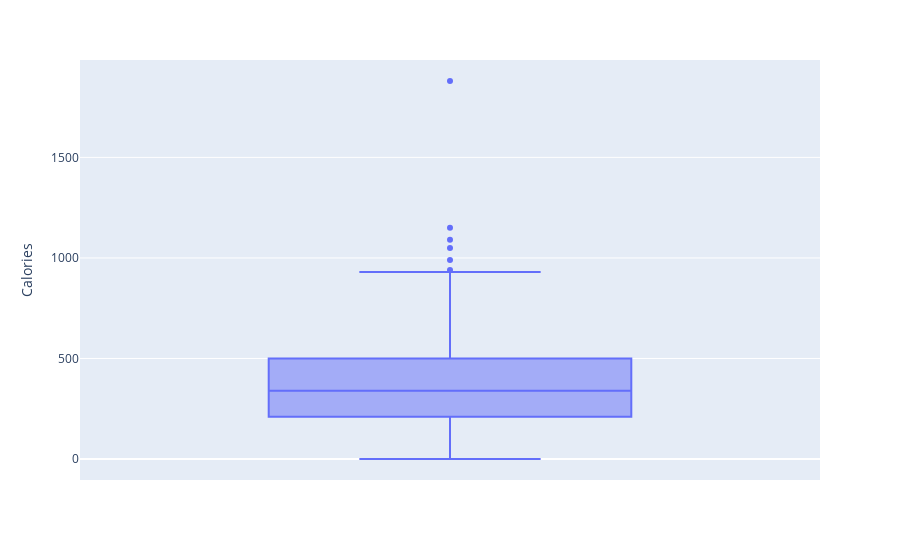

Source (notebook cell):
### Code cell
# 3d plots
import plotly.express as px
pt.figure(figsize=(20,5))
fig = px.box(mc, y="Calories")
fig.show()

### Figure 1 — Plotly figure (JSON) as saved in the notebook; plotly's stock layout.template omitted (floating-point values rounded to 4 significant figures; data arrays with more than 128 entries replaced by an {"elided": "..."} marker saying what was removed)
{"data": [{"alignmentgroup": "True", "hovertemplate": "Calories=%{y}<extra></extra>", "legendgroup": "", "marker": {"color": "#636efa"}, "name": "", "notched": false, "offsetgroup": "", "orientation": "v", "showlegend": false, "type": "box", "x0": " ", "xaxis": "x", "y": {"elided": "260 int values"}, "y0": " ", "yaxis": "y"}], "layout": {"autosize": true, "boxmode": "group", "legend": {"tracegroupgap": 0}, "margin": {"t": 60}, "xaxis": {"anchor": "y", "autorange": true, "domain": [0, 1], "range": [-0.5, 0.5], "type": "category"}, "yaxis": {"anchor": "x", "autorange": true, "domain": [0, 1], "range": [-104.4, 1984.0], "title": {"text": "Calories"}, "type": "linear"}}}
